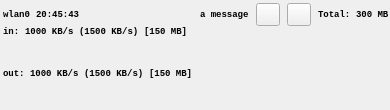
<?xml version="1.0" encoding="UTF-8"?>
<ui version="4.0">
 <class>MainWindow</class>
 <widget class="QMainWindow" name="MainWindow">
  <property name="geometry">
   <rect>
    <x>0</x>
    <y>0</y>
    <width>390</width>
    <height>110</height>
   </rect>
  </property>
  <property name="sizePolicy">
   <sizepolicy hsizetype="Preferred" vsizetype="Preferred">
    <horstretch>0</horstretch>
    <verstretch>0</verstretch>
   </sizepolicy>
  </property>
  <property name="minimumSize">
   <size>
    <width>350</width>
    <height>0</height>
   </size>
  </property>
  <property name="windowTitle">
   <string>qnetload</string>
  </property>
  <widget class="QWidget" name="centralWidget">
   <property name="sizePolicy">
    <sizepolicy hsizetype="Ignored" vsizetype="Preferred">
     <horstretch>0</horstretch>
     <verstretch>0</verstretch>
    </sizepolicy>
   </property>
   <layout class="QVBoxLayout" name="verticalLayout">
    <property name="spacing">
     <number>0</number>
    </property>
    <property name="leftMargin">
     <number>0</number>
    </property>
    <property name="topMargin">
     <number>3</number>
    </property>
    <property name="rightMargin">
     <number>0</number>
    </property>
    <property name="bottomMargin">
     <number>0</number>
    </property>
    <item>
     <layout class="QHBoxLayout" name="interface_layout">
      <property name="spacing">
       <number>0</number>
      </property>
      <item>
       <widget class="ClickableLabel" name="interface_name">
        <property name="sizePolicy">
         <sizepolicy hsizetype="Maximum" vsizetype="Minimum">
          <horstretch>0</horstretch>
          <verstretch>0</verstretch>
         </sizepolicy>
        </property>
        <property name="font">
         <font>
          <family>Monospace</family>
          <pointsize>7</pointsize>
          <weight>75</weight>
          <bold>true</bold>
         </font>
        </property>
        <property name="text">
         <string>wlan0</string>
        </property>
        <property name="margin">
         <number>0</number>
        </property>
        <property name="indent">
         <number>3</number>
        </property>
       </widget>
      </item>
      <item>
       <widget class="QLabel" name="interfacer_spacer">
        <property name="sizePolicy">
         <sizepolicy hsizetype="Maximum" vsizetype="Preferred">
          <horstretch>0</horstretch>
          <verstretch>0</verstretch>
         </sizepolicy>
        </property>
        <property name="font">
         <font>
          <family>Monospace</family>
          <pointsize>7</pointsize>
          <weight>75</weight>
          <bold>true</bold>
         </font>
        </property>
        <property name="text">
         <string> </string>
        </property>
       </widget>
      </item>
      <item>
       <widget class="ClickableLabel" name="time_running">
        <property name="sizePolicy">
         <sizepolicy hsizetype="Maximum" vsizetype="Preferred">
          <horstretch>0</horstretch>
          <verstretch>0</verstretch>
         </sizepolicy>
        </property>
        <property name="font">
         <font>
          <family>Monospace</family>
          <pointsize>7</pointsize>
          <weight>75</weight>
          <bold>true</bold>
         </font>
        </property>
        <property name="text">
         <string>20:45:43</string>
        </property>
       </widget>
      </item>
      <item>
       <widget class="QLabel" name="spacer4">
        <property name="sizePolicy">
         <sizepolicy hsizetype="MinimumExpanding" vsizetype="Preferred">
          <horstretch>0</horstretch>
          <verstretch>0</verstretch>
         </sizepolicy>
        </property>
        <property name="text">
         <string/>
        </property>
       </widget>
      </item>
      <item>
       <widget class="QLabel" name="message">
        <property name="font">
         <font>
          <family>Monospace</family>
          <pointsize>7</pointsize>
          <weight>75</weight>
          <bold>true</bold>
         </font>
        </property>
        <property name="text">
         <string>a message</string>
        </property>
       </widget>
      </item>
      <item>
       <widget class="QLabel" name="spacer">
        <property name="text">
         <string/>
        </property>
       </widget>
      </item>
      <item>
       <widget class="QToolButton" name="pause_button">
        <property name="text">
         <string/>
        </property>
       </widget>
      </item>
      <item>
       <widget class="QLabel" name="spacer3">
        <property name="text">
         <string/>
        </property>
       </widget>
      </item>
      <item>
       <widget class="QToolButton" name="reset_button">
        <property name="text">
         <string/>
        </property>
        <property name="iconSize">
         <size>
          <width>16</width>
          <height>16</height>
         </size>
        </property>
       </widget>
      </item>
      <item>
       <widget class="QLabel" name="spacer2">
        <property name="text">
         <string/>
        </property>
       </widget>
      </item>
      <item>
       <widget class="QLabel" name="total">
        <property name="font">
         <font>
          <family>Monospace</family>
          <pointsize>7</pointsize>
          <weight>75</weight>
          <bold>true</bold>
         </font>
        </property>
        <property name="text">
         <string>Total: </string>
        </property>
       </widget>
      </item>
      <item>
       <widget class="QLabel" name="total_transferred">
        <property name="font">
         <font>
          <family>Monospace</family>
          <pointsize>7</pointsize>
          <weight>75</weight>
          <bold>true</bold>
         </font>
        </property>
        <property name="toolTip">
         <string/>
        </property>
        <property name="text">
         <string>300 MB</string>
        </property>
       </widget>
      </item>
     </layout>
    </item>
    <item>
     <layout class="QHBoxLayout" name="in_layout">
      <property name="spacing">
       <number>0</number>
      </property>
      <property name="leftMargin">
       <number>3</number>
      </property>
      <item>
       <widget class="QLabel" name="in_label">
        <property name="sizePolicy">
         <sizepolicy hsizetype="Maximum" vsizetype="Preferred">
          <horstretch>0</horstretch>
          <verstretch>0</verstretch>
         </sizepolicy>
        </property>
        <property name="font">
         <font>
          <family>Monospace</family>
          <pointsize>7</pointsize>
          <weight>75</weight>
          <bold>true</bold>
         </font>
        </property>
        <property name="text">
         <string>in: </string>
        </property>
       </widget>
      </item>
      <item>
       <widget class="QLabel" name="in_current_speed">
        <property name="sizePolicy">
         <sizepolicy hsizetype="Maximum" vsizetype="Preferred">
          <horstretch>0</horstretch>
          <verstretch>0</verstretch>
         </sizepolicy>
        </property>
        <property name="font">
         <font>
          <family>Monospace</family>
          <pointsize>7</pointsize>
          <weight>75</weight>
          <bold>true</bold>
         </font>
        </property>
        <property name="text">
         <string>1000 KB/s</string>
        </property>
       </widget>
      </item>
      <item>
       <spacer name="in_spacer_1">
        <property name="orientation">
         <enum>Qt::Horizontal</enum>
        </property>
        <property name="sizeType">
         <enum>QSizePolicy::Maximum</enum>
        </property>
        <property name="sizeHint" stdset="0">
         <size>
          <width>5</width>
          <height>0</height>
         </size>
        </property>
       </spacer>
      </item>
      <item>
       <widget class="QLabel" name="in_maximum_speed">
        <property name="sizePolicy">
         <sizepolicy hsizetype="Maximum" vsizetype="Preferred">
          <horstretch>0</horstretch>
          <verstretch>0</verstretch>
         </sizepolicy>
        </property>
        <property name="font">
         <font>
          <family>Monospace</family>
          <pointsize>7</pointsize>
          <weight>75</weight>
          <bold>true</bold>
         </font>
        </property>
        <property name="text">
         <string>(1500 KB/s)</string>
        </property>
        <property name="margin">
         <number>0</number>
        </property>
       </widget>
      </item>
      <item>
       <spacer name="in_spacer_2">
        <property name="orientation">
         <enum>Qt::Horizontal</enum>
        </property>
        <property name="sizeType">
         <enum>QSizePolicy::Maximum</enum>
        </property>
        <property name="sizeHint" stdset="0">
         <size>
          <width>5</width>
          <height>0</height>
         </size>
        </property>
       </spacer>
      </item>
      <item>
       <widget class="QLabel" name="in_transferred">
        <property name="font">
         <font>
          <family>Monospace</family>
          <pointsize>7</pointsize>
          <weight>75</weight>
          <bold>true</bold>
         </font>
        </property>
        <property name="text">
         <string>[150 MB]</string>
        </property>
        <property name="margin">
         <number>0</number>
        </property>
       </widget>
      </item>
     </layout>
    </item>
    <item>
     <widget class="Plot" name="in_graph" native="true">
      <property name="sizePolicy">
       <sizepolicy hsizetype="Preferred" vsizetype="Expanding">
        <horstretch>0</horstretch>
        <verstretch>0</verstretch>
       </sizepolicy>
      </property>
     </widget>
    </item>
    <item>
     <layout class="QHBoxLayout" name="out_layout">
      <property name="spacing">
       <number>0</number>
      </property>
      <property name="leftMargin">
       <number>3</number>
      </property>
      <item>
       <widget class="QLabel" name="out_label">
        <property name="sizePolicy">
         <sizepolicy hsizetype="Maximum" vsizetype="Preferred">
          <horstretch>0</horstretch>
          <verstretch>0</verstretch>
         </sizepolicy>
        </property>
        <property name="font">
         <font>
          <family>Monospace</family>
          <pointsize>7</pointsize>
          <weight>75</weight>
          <bold>true</bold>
         </font>
        </property>
        <property name="text">
         <string>out: </string>
        </property>
       </widget>
      </item>
      <item>
       <widget class="QLabel" name="out_current_speed">
        <property name="sizePolicy">
         <sizepolicy hsizetype="Maximum" vsizetype="Preferred">
          <horstretch>0</horstretch>
          <verstretch>0</verstretch>
         </sizepolicy>
        </property>
        <property name="font">
         <font>
          <family>Monospace</family>
          <pointsize>7</pointsize>
          <weight>75</weight>
          <bold>true</bold>
         </font>
        </property>
        <property name="text">
         <string>1000 KB/s</string>
        </property>
       </widget>
      </item>
      <item>
       <spacer name="out_spacer_1">
        <property name="orientation">
         <enum>Qt::Horizontal</enum>
        </property>
        <property name="sizeType">
         <enum>QSizePolicy::Maximum</enum>
        </property>
        <property name="sizeHint" stdset="0">
         <size>
          <width>5</width>
          <height>0</height>
         </size>
        </property>
       </spacer>
      </item>
      <item>
       <widget class="QLabel" name="out_maximum_speed">
        <property name="sizePolicy">
         <sizepolicy hsizetype="Maximum" vsizetype="Preferred">
          <horstretch>0</horstretch>
          <verstretch>0</verstretch>
         </sizepolicy>
        </property>
        <property name="font">
         <font>
          <family>Monospace</family>
          <pointsize>7</pointsize>
          <weight>75</weight>
          <bold>true</bold>
         </font>
        </property>
        <property name="text">
         <string>(1500 KB/s)</string>
        </property>
        <property name="margin">
         <number>0</number>
        </property>
       </widget>
      </item>
      <item>
       <spacer name="out_spacer_2">
        <property name="orientation">
         <enum>Qt::Horizontal</enum>
        </property>
        <property name="sizeType">
         <enum>QSizePolicy::Maximum</enum>
        </property>
        <property name="sizeHint" stdset="0">
         <size>
          <width>5</width>
          <height>0</height>
         </size>
        </property>
       </spacer>
      </item>
      <item>
       <widget class="QLabel" name="out_transferred">
        <property name="font">
         <font>
          <family>Monospace</family>
          <pointsize>7</pointsize>
          <weight>75</weight>
          <bold>true</bold>
         </font>
        </property>
        <property name="text">
         <string>[150 MB]</string>
        </property>
        <property name="margin">
         <number>0</number>
        </property>
       </widget>
      </item>
     </layout>
    </item>
    <item>
     <widget class="Plot" name="out_graph" native="true">
      <property name="sizePolicy">
       <sizepolicy hsizetype="Preferred" vsizetype="Expanding">
        <horstretch>0</horstretch>
        <verstretch>0</verstretch>
       </sizepolicy>
      </property>
     </widget>
    </item>
   </layout>
  </widget>
 </widget>
 <layoutdefault spacing="6" margin="11"/>
 <customwidgets>
  <customwidget>
   <class>Plot</class>
   <extends>QWidget</extends>
   <header>plot.h</header>
   <container>1</container>
  </customwidget>
  <customwidget>
   <class>ClickableLabel</class>
   <extends>QLabel</extends>
   <header>clickablelabel.h</header>
  </customwidget>
 </customwidgets>
 <resources/>
 <connections/>
</ui>
